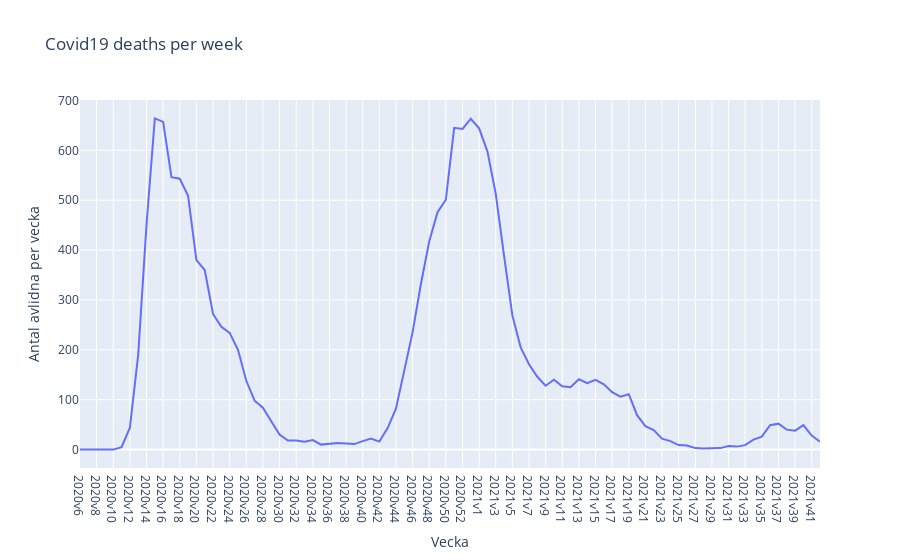

The cell this chart's notebook holds for it:
### Markdown cell above
För deluppgifterna c-f, använd både Seaborn och Plotly express. För Seaborn, använd subplots så du får 2x2 grid med graferna.
- c) Rita en linjediagram som visar avlidna fall per vecka från 2020v6 till nu.

### Code cell
fig = px.line(covid19, x="Vecka", y="Antal avlidna per vecka", title='Covid19 deaths per week')
fig.show()

fig.write_html("Visualiseringar/Upp1_c_Covid19_deaths_per_week.html")

### Figure 1 — Plotly figure (JSON) as saved in the notebook; plotly's stock layout.template omitted (floating-point values rounded to 4 significant figures)
{"data": [{"hovertemplate": "Vecka=%{x}<br>Antal avlidna per vecka=%{y}<extra></extra>", "legendgroup": "", "line": {"color": "#636efa", "dash": "solid"}, "marker": {"symbol": "circle"}, "mode": "lines", "name": "", "orientation": "v", "showlegend": false, "type": "scatter", "x": ["2020v6", "2020v7", "2020v8", "2020v9", "2020v10", "2020v11", "2020v12", "2020v13", "2020v14", "2020v15", "2020v16", "2020v17", "2020v18", "2020v19", "2020v20", "2020v21", "2020v22", "2020v23", "2020v24", "2020v25", "2020v26", "2020v27", "2020v28", "2020v29", "2020v30", "2020v31", "2020v32", "2020v33", "2020v34", "2020v35", "2020v36", "2020v37", "2020v38", "2020v39", "2020v40", "2020v41", "2020v42", "2020v43", "2020v44", "2020v45", "2020v46", "2020v47", "2020v48", "2020v49", "2020v50", "2020v51", "2020v52", "2020v53", "2021v1", "2021v2", "2021v3", "2021v4", "2021v5", "2021v6", "2021v7", "2021v8", "2021v9", "2021v10", "2021v11", "2021v12", "2021v13", "2021v14", "2021v15", "2021v16", "2021v17", "2021v18", "2021v19", "2021v20", "2021v21", "2021v22", "2021v23", "2021v24", "2021v25", "2021v26", "2021v27", "2021v28", "2021v29", "2021v30", "2021v31", "2021v32", "2021v33", "2021v34", "2021v35", "2021v36", "2021v37", "2021v38", "2021v39", "2021v40", "2021v41", "2021v42"], "xaxis": "x", "y": [0, 0, 0, 0, 0, 5, 44, 190, 451, 664, 657, 546, 543, 509, 380, 360, 272, 246, 234, 200, 138, 98, 84, 57, 30, 18, 18, 16, 19, 10, 12, 13, 12, 11, 17, 22, 16, 43, 82, 157, 235, 332, 417, 476, 501, 645, 643, 663, 644, 598, 513, 389, 269, 205, 171, 146, 128, 140, 127, 125, 141, 133, 140, 131, 115, 106, 111, 69, 47, 39, 22, 17, 9, 8, 3, 2, 3, 3, 7, 6, 9, 20, 26, 49, 52, 40, 38, 49, 28, 16], "yaxis": "y"}], "layout": {"legend": {"tracegroupgap": 0}, "title": {"text": "Covid19 deaths per week"}, "xaxis": {"anchor": "y", "domain": [0, 1], "title": {"text": "Vecka"}}, "yaxis": {"anchor": "x", "domain": [0, 1], "title": {"text": "Antal avlidna per vecka"}}}}
